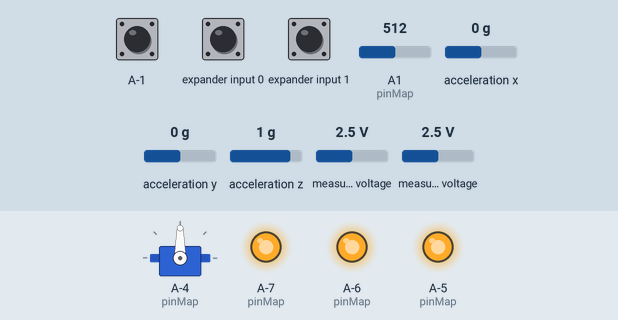
Recording of a sketch running on a simulated ATtiny85, built for the host (arithmetic inside an expression is 32-bit, double 64-bit). Shown: servo, output pins drawn as LEDs (lit = HIGH). Wiring (inferred from the names in the program): Wii Nunchuk at I2C address 0x52. The test bench sets the inputs (shaded band); at power-on: expander input 0 HIGH, measured voltage 2.5 V, acceleration x 0 g, expander input 1 HIGH, A-1 HIGH, A1 (pinMap) = 512, acceleration y 0 g, acceleration z 1 g. Random numbers use the default seed unless the sketch sets one; EEPROM starts erased; an integer division by zero does not stop the program and gives all ones (-1); what the sketch prints to the serial monitor is not drawn.

Above: at 1.1 s.
1.9 s: expander input 0 pulled LOW for 1 s
At 3.4 s:
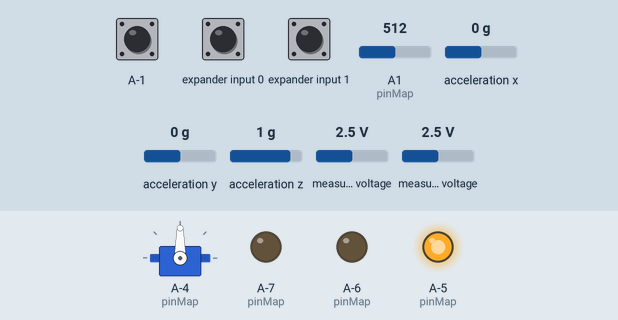
4.9 s: measured voltage (sensor 201) set to 0.1 V
At 6.02 s:
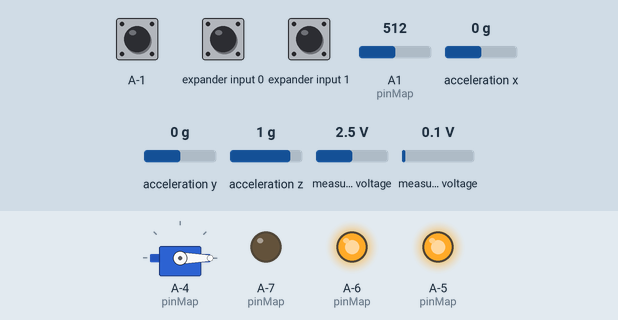
7.9 s: acceleration x set to -1.4 g
9.4 s: measured voltage (sensor 201) set to 2.5 V
At 9.8 s:
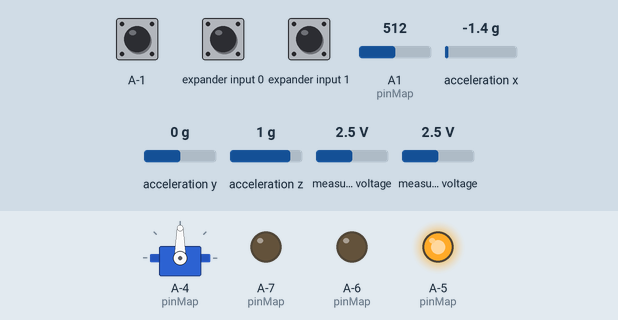
12.4 s: expander input 1 pulled LOW for 0.15 s
At 13.3 s:
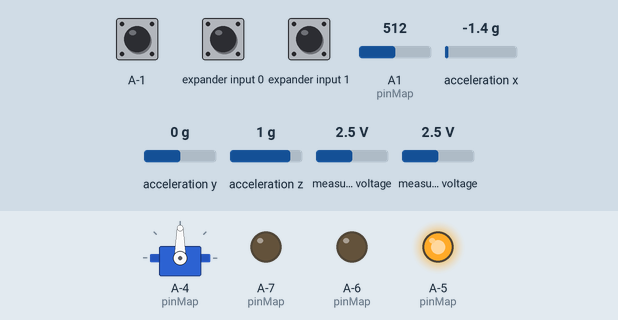
15.4 s: expander input 1 pulled LOW for 1 s
At 15.9 s:
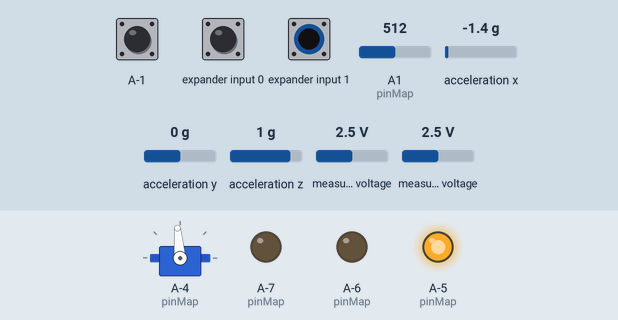
Timing chart, 0 to 19.4 s (numbered marks = the images above; inputs shaded):
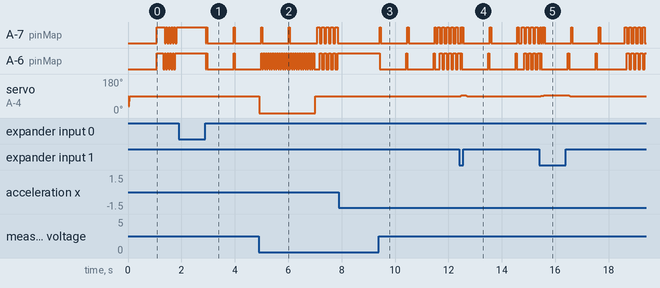

Measured:
- after the input at 1.9 s, A-7 (pinMap), A-6 (pinMap): goes LOW 0.02 s, HIGH 0.04 s, LOW 0.99 s, HIGH 0.04 s, then LOW, starting after 1.0 s
- after the input at 4.9 s, servo on A-4 (pinMap): 90° → 0° at once, → 90° 2.1 s later
- after the input at 9.4 s, A-7 (pinMap): LOW → HIGH at once, then repeats every 1.0 s: LOW 0.99 s, HIGH 0.04 s; A-6 (pinMap): goes LOW 0.99 s, HIGH 0.04 s, LOW 0.99 s, HIGH 0.04 s, LOW 0.19 s, 4 × (HIGH 0.08 s, LOW 0.08 s), then HIGH, starting at once
- after the input at 12.4 s, servo on A-4 (pinMap): 90° → 94° after 0.06 s, → 93° 0.15 s later, → 90° 0.06 s later
- after the input at 15.4 s, servo on A-4 (pinMap): 90° → 92° after 0.06 s, → 95° 0.11 s later, → 93° 0.84 s later, → 90° 0.11 s later

The sketch:

Wiiceiver_X.ino
```cpp
// (licence header left out)
#include <avr/wdt.h>
#include <Wire.h>
#include <Servo.h>
#include <EEPROM.h>

#define WIICEIVER_VERSION "1.1 alpha-experimental"

// addys for vars stored in EEPROM
#define EEPROM_Y_ADDY            0
#define EEPROM_AUTOCRUISE_ADDY   1
#define EEPROM_WDC_ADDY          2
#define EEPROM_LOGGER_ADDY       16

// #define DEBUGGING

#include "Blinker.h"
#include "Chuck.h"
#include "ElectronicSpeedController.h"
#include "Smoother.h"
#include "Throttle.h"
#include "StaticQueue.h"
#include "EEPROMAnything.h"
#include "Logger.h"
#include "pinouts.h"


/********
 * PATTERNS!
 * http://www.codeproject.com/Articles/721796/Design-patterns-in-action-with-Arduino
 ********/


Chuck* chuck;
ElectronicSpeedController* ESC;
Blinker green, red;
Throttle* throttle;
Logger* logger;


/********
 *  WATCHDOG STUFF
 * I referenced the following:
 * http://forum.arduino.cc/index.php?topic=63651.0
 * http://tushev.org/articles/arduino/item/46-arduino-and-watchdog-timer
 * http://www.ivoidwarranties.com/2012/02/arduino-mega-optiboot.html
 *
 ********/

/*
 * setup a watchdog timer for the given reset interval
 *
 * constants: WDTO_250MS, WDTO_8S, WDTO_60MS, etc
 */
void watchdog_setup(byte wd_interval) {
  wdt_reset();
  wdt_enable(wd_interval);
  cli();
  WDTCSR |= (1<<WDCE) | (1<<WDE) | (1<<WDIE);
  sei();
} // watchdog_setup(unsigned int wd_interval)


// increment a _W_atch _D_og _C_ounter stored in EEPROM, for future debugging
ISR(WDT_vect) {
  byte wdt_counter = EEPROM.read(EEPROM_WDC_ADDY);
  EEPROM.write(EEPROM_WDC_ADDY, wdt_counter + 1);
} // ISR for the watchdog timer


// display the current value of the watchdog counter
void display_WDC(void) {
  byte wdt_counter = EEPROM.read(EEPROM_WDC_ADDY);
  Serial.print("Watchdog Resets: ");
  Serial.println((byte)(wdt_counter + 1));
} // display_WDC()


// maybe calibrate the joystick:
//   read the C button 250 times, once per 20ms (5s total); if it's constantly
//   down, calibrate the joystick
void maybeCalibrate(void) {
  int ctr = 0;
  int i = 0;

  chuck->update();
  if (chuck->C != 1 || ! chuck->isActive()) {
    return;
  }

  red.update(10);
  green.update(10);
  while (i < 250 && chuck->C) {
    chuck->update();
    red.run();
    green.run();
    i++;
    ctr += chuck->C;
    delay(20);
  }

  #ifdef DEBUGGING
  Serial.print("C = ");
  Serial.println(ctr);
  #endif

  if (chuck->C == 1 && chuck->isActive()) {
    chuck->calibrateCenter();
    chuck->writeEEPROM();
    // side effect: reset the WDC
    EEPROM.write(EEPROM_WDC_ADDY, 255);
    Serial.println("Calibrated");
  }

  red.update(1);
  green.update(1);
} // void maybeCalibrate()


// an unambiguous startup display
void splashScreen() {
  int i;
  digitalWrite(pinLocation(GREEN_LED_ID), HIGH);
  digitalWrite(pinLocation(RED_LED_ID), HIGH);
  delay(250);
  for (i = 0; i < 5; i++) {
    digitalWrite(pinLocation(GREEN_LED_ID), HIGH);
    digitalWrite(pinLocation(RED_LED_ID), LOW);
    delay(50);
    digitalWrite(pinLocation(GREEN_LED_ID), LOW);
    digitalWrite(pinLocation(RED_LED_ID), HIGH);
    delay(50);
  }
  digitalWrite(pinLocation(GREEN_LED_ID), HIGH);
  digitalWrite(pinLocation(RED_LED_ID), HIGH);
  delay(250);
  digitalWrite(pinLocation(GREEN_LED_ID), LOW);
  digitalWrite(pinLocation(RED_LED_ID), LOW);
} // void splashScreen(void)


// flash the LEDs to indicate throttle position
void updateLEDs() {
  if (throttle->getThrottle() == 0) {
    green.update(1);
    red.update(1);
  } else {
    int bps = abs(int(throttle->getThrottle() * 20));

    if (throttle->getThrottle() > 0) {
      green.update(bps);
      red.update(1);
    } else {
      green.update(1);
      red.update(bps);
    }
  }
} // updateLEDs(float throttle)


// the nunchuck appears to be static: we lost connection!
// go "dead" for up to 5s, but keep checking the chuck to see if
// it comes back
void freakOut(void) {
  unsigned long targetMS = millis() + 5000;
  bool redOn = false;
  byte blinkCtr = 0;

#ifdef DEBUGGING
    Serial.print(millis());
    Serial.println(": freaking out");
#endif

  red.stop();
  green.stop();
  while (!chuck->isActive() && targetMS > millis()) {
//  while (targetMS > millis()) {
    if (blinkCtr >= 4) {
      blinkCtr = 0;
      if (redOn) {
        red.high();
        green.low();
        redOn = false;
      }
      else {
        red.low();
        green.high();
        redOn = true;
      }
    }
    blinkCtr ++;
    chuck->update();
    delay(20);
    wdt_reset();
  }
  green.start(1);
  red.start(1);
} // void freakOut(void)


void setup_pins() {
  /*
  pinMode(ESC_GROUND, OUTPUT);
  digitalWrite(ESC_GROUND, LOW);
  pinMode(WII_GROUND, OUTPUT);
  digitalWrite(WII_GROUND, LOW);
  */
  pinMode(pinLocation(WII_POWER_ID), OUTPUT);
  digitalWrite(pinLocation(WII_POWER_ID), HIGH);

  pinMode(pinLocation(WII_SCL_ID), INPUT_PULLUP);
  pinMode(pinLocation(WII_SDA_ID), INPUT_PULLUP);

} // setup_pins()


// wait up to 1s for something to happen
bool waitForActivity(void) {
  unsigned long timer = millis() + 1000;
  #ifdef DEBUGGING
  Serial.print(millis());
  Serial.print(" Waiting for activity ... ");
  #endif

  chuck->update();
  while (! chuck->isActive() && timer > millis()) {
    wdt_reset();
    delay(20);
    chuck->update();
  }

  #ifdef DEBUGGING
  Serial.print(millis());
  Serial.println(chuck->isActive() ? ": active!" : ": not active :(");
  #endif

  return chuck->isActive();
} // bool waitForActivity()


// dead code?
void stopChuck() {
#ifdef DEBUGGING
    Serial.println("Nunchuck: power off");
#endif
  digitalWrite(pinLocation(WII_POWER_ID), LOW);
  delay(250);
#ifdef DEBUGGING
    Serial.println("Nunchuck: power on");
#endif
  digitalWrite(pinLocation(WII_POWER_ID), HIGH);
  delay(250);
} // stopChuck()


// returns true if the chuck appears "active"
// will retry 5 times, waiting 1s each
bool startChuck() {
  int tries = 0;

  while (tries < 10) {
    #ifdef DEBUGGING
    Serial.print("(Re)starting the nunchuck: #");
    Serial.println(tries);
    #endif

    wdt_reset();
    chuck->setup();
    chuck->readEEPROM();
    tries ++;
    if (waitForActivity()) {
      return true;
    }
  }
  return false;
} // startChuck()


// pretty much what it sounds like
void handleInactivity() {
  watchdog_setup(WDTO_8S);  // some long-cycle stuff happens here
  #ifdef DEBUGGING
  Serial.print(millis());
  Serial.println(": handling inactivity");
  #endif

  throttle->zero();
  ESC->setLevel(0);

  // this loop: try to restart 5 times in 5s; repeat until active
  do {
    freakOut();
    if (! chuck->isActive()) {
      // stopChuck();
      // delay(250);
      startChuck();
    }
  } while (! chuck->isActive());

  // active -- now wait for zero
  #ifdef DEBUGGING
  Serial.print(millis());
  Serial.println("Waiting for 0");
  #endif

  while (abs(chuck->Y) > 0.1) {
    chuck->update();
    wdt_reset();
    delay(20);
  }

  #ifdef DEBUGGING
  Serial.print(millis());
  Serial.println(": finished inactivity -- chuck is active");
  #endif

  watchdog_setup(WDTO_250MS);
} // handleInactivity()


void setup() {
  wdt_disable();
  Serial.begin(115200);

  Serial.print("Wiiceiver v ");
  Serial.print(WIICEIVER_VERSION);
  Serial.print(" (compiled ");
  Serial.print(__DATE__);
  Serial.print(" ");
  Serial.print(__TIME__);
  Serial.println(")");
  display_WDC();

  green.init(pinLocation(GREEN_LED_ID));
  red.init(pinLocation(RED_LED_ID));

  setup_pins();
  ESC = ElectronicSpeedController::getInstance();
  ESC->init(pinLocation(ESC_PPM_ID));

  logger = Logger::getInstance();
  logger->init(pinLocation(AMMETER_ID));

  splashScreen();

  #ifdef DEBUGGING
  Serial.println("Starting the nunchuck ...");
  #endif
  chuck = Chuck::getInstance();
  green.high();
  red.high();
  if (startChuck()) {
    maybeCalibrate();
  } else {
    handleInactivity();
  }
  #ifdef DEBUGGING
  Serial.println("Nunchuck is active!");
  #endif

  throttle = Throttle::getInstance();
  throttle->init();

  green.start(10);
  red.start(10);

  green.update(1);
  red.update(1);
  watchdog_setup(WDTO_250MS);
} // void setup()


void loop() {
  static float lastThrottleValue = 0;
  unsigned long startMS = millis();
  wdt_reset();
  green.run();
  red.run();
  chuck->update();
  logger->update();

  // for forcing a watchdog timeout
  #undef SUICIDAL_Z
  #ifdef SUICIDAL_Z
  if (chuck->Z) {
    Serial.println("sleepin' to reset");
    delay(9000);
  } // suicide!
  #endif

  if (!chuck->isActive()) {
    #ifdef DEBUGGING
    Serial.println("INACTIVE!!");
    #endif
    handleInactivity();
  } else {
    float throttleValue = throttle->update();
    ESC->setLevel(throttleValue);
    if (throttleValue != lastThrottleValue) {
      updateLEDs();
      #ifdef DEBUGGING
      Serial.print("y=");
      Serial.print(chuck->Y, 4);
      Serial.print(", ");
      Serial.print("c=");
      Serial.print(chuck->C);
      Serial.print(", z=");
      Serial.print(chuck->Z);
      Serial.print(", ");
      Serial.println(throttleValue, 4);
      #endif
      lastThrottleValue = throttleValue;
    }
    int delayMS = constrain(startMS + 21 - millis(), 5, 20);
    #ifdef DEBUGGING_INTERVALS
    Serial.print("sleeping ");
    Serial.println(delayMS);
#   endif
    delay(delayMS);
  } // if (chuck->isActive())
}
```

Blinker.h
```cpp
// (licence header left out)
#ifndef BLINKER_H
#define BLINKER_H

#include <Arduino.h>

#ifndef BLINKY_LIT_DURATION
#define BLINKY_LIT_DURATION 25           // 50ms "on"; max BPS =~ 20
#endif

/*
 * Blinker: asynchronously blinks a specified LED at some rate
 *
 * ex:
 *   #include <Blinker.h>
 *   Blinker led = Blinker(13);  // blink LED on pin 13
 *   void setup(void) {
 *     led.start(10);          // blink 10x / sec
 *   }
 *   void loop(void) {
 *     led.run();              // change the LED if needed
 *     ...
 *     delay(10);
 *   }
 */
class Blinker {
  public:
    Blinker();
    void init(int LED);
    void start(int BPS);
    void update(int BPS);
    void run(void);
	void high(void);
	void low(void);
    void stop(void);
  private:
    void _blink(int level);
    int _led;                             // LED pin
    int _bps;                             // blinks per second
    unsigned long _nextMillis;            // time of next transition
    int _state;                           // LED state, HIGH || LOW
};


// constructor; requires the pin to blink
Blinker::Blinker() {
  _led = 0;
  _nextMillis = 0;
} // Blinker::Blinker(int LED)


void Blinker::init(int LED) {
  _led = LED;
  pinMode(_led, OUTPUT);
  stop();
}


// asynch run; if appropriate, will turn the LED on / off
void Blinker::run(void) {
  // shortcut: not blinking?
  if (_nextMillis == 0) {
    return;
  }

  unsigned long currentMillis = millis();
  if (_nextMillis > currentMillis) {
    // not time yet
    return;
  }

  if (_state == LOW) {
    _state = HIGH;
    _nextMillis = currentMillis + BLINKY_LIT_DURATION;
  } else {
    _state = LOW;
    _nextMillis = currentMillis + 1000/_bps - BLINKY_LIT_DURATION;
  }

  _blink(_state);
} // void Blinker::run(void)


// start blinking BPS blinks per second
void Blinker::start(int BPS) {
  stop();
  update(BPS);
  _nextMillis = millis()+1;
  _blink(LOW);
  run();
} // void Blinker::start(int BPS)


// update the blink rate
//
// does not take effect until the next state transition
// This will not "break" the asynch blinking -- "updating"
// many times per second will not blink faster than BPS
void Blinker::update(int BPS) {
  _bps = BPS;
} // void Blinker::update(int BPS)


// stop blinking immediately
void Blinker::stop(void) {
  _nextMillis = 0;
  _state = LOW;
  _blink(LOW);
} // void Blinker::stop(void)


// stop blinking & remain HIGH
void Blinker::high(void) {
	stop();
	_blink(HIGH);
} // void Blinker::high(void)


// stop blinking & remain LOW, same as stop()
void Blinker::low(void) {
	stop();
} // void Blinker::high(void)


// private: actually blink the thingy
void Blinker::_blink(int level) {
  digitalWrite(_led, level);
#ifdef BLINKY_DEBUG
  Serial.print(level);
  Serial.print(": next in Millis: ");
  Serial.println(_nextMillis);
#endif
} // void Blinker::_show(int level)

#endif
```

ElectronicSpeedController.h
```cpp
// (licence header left out)
#ifndef ELECTRONICSPEEDCONTROLLER_H
#define ELECTRONICSPEEDCONTROLLER_H

/*
 *    ESC wrapper class: Singleton!
 */

// #define DEBUGGING_ESC

class ElectronicSpeedController {
#define ESC_CENTER 90       // angle of the "center"; probably always 90
#define ESC_MAX_ANGLE 180   // angle of "max" deflection

private:
  Servo _esc;
  int angle;                // the angle most recently written to _esc;
  int microseconds;         // the time (ms) most recently written
  unsigned long lastWrite;  // time in millis() when it was last written


/********
 * PATTERNS!
 * http://www.codeproject.com/Articles/721796/Design-patterns-in-action-with-Arduino
 ********/

    // PRIVATE constructor
    ElectronicSpeedController(void) {
    } // constructor

    ElectronicSpeedController(ElectronicSpeedController const&);
    void operator=(ElectronicSpeedController const&);


public:

  // returns the Singleton instance
  static ElectronicSpeedController* getInstance(void) {
    static ElectronicSpeedController esc;    // NB: I don't like this idiom
    return &esc;
  }


void init(int pin) {
  angle = -1;
  lastWrite = 0;
#ifdef DEBUGGING_ESC
  Serial.print("attaching to pin #");
  Serial.println(pin);
#endif
  _esc.attach(pin, 1000, 2000);

  delay(21);  // give the "last written" protection room to work
#ifdef DEBUGGING_ESC
  Serial.println("initializing ESC...");
#endif

  syncESC();
  setLevel(0);

#ifdef DEBUGGING_ESC
  Serial.println("done");
#endif
} // void init(int pin)


/*
 * input: -1 .. 1
 * output: writes +/- ESC_MAX_ANGLE to _esc
 * does *not* write the same angle twice -- possible interference with the PWM :(
 * Servo will continually pulse the last-written angle
 */
void setLevel(float level) {
  int newAngle = (int)(ESC_CENTER + (ESC_MAX_ANGLE - ESC_CENTER) * level);
  /* proably dead: attempt to drive usecs to game throttle positions */
  int newUs;
  if (level > 0) {
    newUs = (int)(1600 + (2000 - 1600) * level);
  } else if (level < 0) {
    newUs = (int)(1400 + (2000 - 1400) * level);
  } else {
    newUs = 1500;
  }

  if (lastWrite + 19 > millis()) {
#ifdef DEBUGGING_ESC
    Serial.println("Too recently written; skipping");
#endif
    return;
  }
  if (newAngle != angle) {
#ifdef DEBUGGING_ESC
    Serial.print(millis());
    Serial.print(F(": ESC old: "));
    Serial.print(_esc.readMicroseconds());
    Serial.print(F("us; new angle: "));
    Serial.print(newAngle);
    Serial.print(F(" = "));
    Serial.print(newUs);
    Serial.print(F("us"));
#endif
    angle = newAngle;
    microseconds = newUs;
    _esc.write(angle);
    // _esc.writeMicroseconds(microseconds);
#ifdef DEBUGGING_ESC
    Serial.print(F(": ESC now: "));
    Serial.println(_esc.readMicroseconds());
#endif

    lastWrite = millis();
  }
} // void setLevel(float level)


private:

#define STEP_DELAY 20
#define SYNC_LIMIT 0.6

  void sweep(float startLevel, float endLevel, float step) {
#ifdef DEBUGGING_ESC
    Serial.print("sweep: ");
    Serial.print(startLevel);
    Serial.print(" to ");
    Serial.print(endLevel);
    Serial.print(" by ");
    Serial.println(step);
#endif
    for (float level = startLevel; level != endLevel; level += step) {
      setLevel(level);
      delay(STEP_DELAY);
    }
    setLevel(endLevel);
  } // sweep(float startLevel, float endLevel, float step)


  // startup sequence: some small range of inputs, then idle
  void syncESC(void) {
/*
    sweep(0, SYNC_LIMIT, SYNC_LIMIT/2);
    delay(500);
    sweep(SYNC_LIMIT, -SYNC_LIMIT, -SYNC_LIMIT/2);
    delay(500);
*/
    sweep(-SYNC_LIMIT, 0, SYNC_LIMIT/2);
    delay(1000);
  } // void syncESC(void)

};  // class ElectronicSpeedController

#endif
```

pinouts.h
```cpp
// (licence header left out)
/*
 * version detection -- pin layouts change over time ...
 * historical note: CSEL = "chip select"
 *
 * "v0" boards -- one shield and the first two protos
 *    pin 13 will float (INPUT_PULLUP -> HIGH)
 * "v1" boards -- hand-laid on the AdaFruit white breadboard
 *    pin 13 is grounded; A0 would float
 * future boards: a voltage divider on A0 & analog leveling
 *    pin 13 grounded; A0 at a predictable level
 */

/*
 * Pin IDs -- NOT LOCATIONS !!!
 * don't change these ever; see "pinLocation" below for
 * actual locations
 */
#define RED_LED_ID   0
#define GREEN_LED_ID 1

#define ESC_PPM_ID   2
#define ESC_GROUND 00     // hard-wired

#define WII_POWER_ID 3
#define WII_GROUND 00     // hard-wired

#define WII_SCL_ID   4
#define WII_SDA_ID   5

#define AMMETER_ID   6


// #define DEBUGGING_PINS


int CSEL = -1;
void chipSelect (void) {
  pinMode(13, INPUT_PULLUP);
  if (digitalRead(13) == HIGH) {
    CSEL = 0;
  } else {
    // future: perform analogRead on A0
    CSEL = 1;
  }

#ifdef DEBUGGING_PINS
    Serial.print("Smells like v");
    Serial.println(CSEL);
#endif
}


/*
 * locations are specified in the following table:
 * rows == component
 * columns = version; first column = v0, second = v1, etc
 */
int pinLocation(int pinID) {
  int pinMap[7][2] = {
  // v1, v2
    {8,   8}, // RED_LED     any digital pin
    {7,   6}, // GREEN_LED   any digital pin
    {10,  9}, // ESC_PPM     PWM required
    {9,  11}, // WII_POWER   any digital pin
    {19, 19}, // WII_SCL     A5, don't change
    {18, 18}, // WII_SDA     A4, don't change
    {15,  15}, // AMMETER     A1 (analog)
  };

  if (CSEL < 0) {
    chipSelect();
  }

  int pin = pinMap[pinID][CSEL];
#ifdef DEBUGGING_PINS
  Serial.print("pin location: [");
  Serial.print(pinID);
  Serial.print("][");
  Serial.print(CSEL);
  Serial.print("] == ");
  Serial.println(pin);
#endif
  return pin;
} // int pinLocation(int pinID)
```

Source omitted: Chuck.h (7523 bytes), Logger.h (8982 bytes), Smoother.h (4314 bytes), StaticQueue.h (3697 bytes), Throttle.h (10819 bytes)
